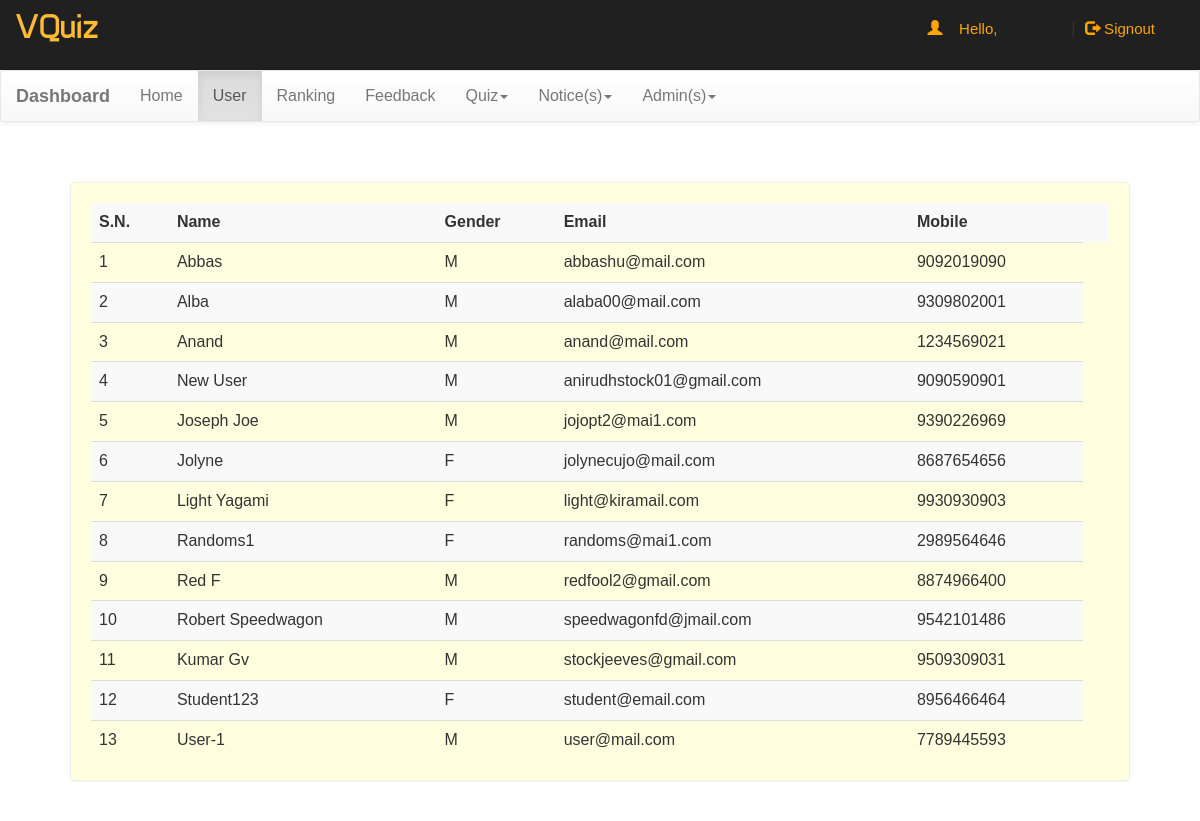
Page /dash.php?q=1 (signed in) on the committed database.
### tables this page shows
CREATE TABLE `user_mobile` (
  `email` varchar(100) NOT NULL,
  `mobileno` varchar(10) NOT NULL
);

CREATE TABLE `user` (
  `name` varchar(50) NOT NULL,
  `gender` varchar(5) NOT NULL,
  `email` varchar(50) NOT NULL,
  `password` varchar(50) NOT NULL
);

### dash.php (the view, shortened to what this page needs)
<!DOCTYPE html PUBLIC "-//W3C//DTD XHTML 1.0 Transitional//EN" "http://www.w3.org/TR/xhtml1/DTD/xhtml1-transitional.dtd">
<html xmlns="http://www.w3.org/1999/xhtml">
<head>
<link  rel="stylesheet" href="css/bootstrap.min.css"/>
 <link  rel="stylesheet" href="css/bootstrap-theme.min.css"/>
 <link rel="stylesheet" href="css/main.css">
 <link  rel="stylesheet" href="css/font.css">
</head>
<body>
<div class="header">
<div class="row">
<div class="col-lg-6">
<span class="logo">VQuiz</span></div>
<?php
 include_once 'dbConnection.php';
$uname=$_SESSION["uname"];
  if(!(isset($_SESSION['email']))){
header("location:index.php");
}
else
{
echo '<span class="pull-right top title1" ><span class="log1"><span class="glyphicon glyphicon-user" aria-hidden="true"></span>&nbsp;&nbsp;&nbsp;&nbsp;Hello,</span> <a href="dash.php" class="log log1">'.$uname.'</a>&nbsp;|&nbsp;<a href="logout.php?q=account.php" class="log"><span class="glyphicon glyphicon-log-out" aria-hidden="true"></span>&nbsp;Signout</button></a></span>';
}?>
</div></div>
<nav class="navbar navbar-default title1">
  <div class="container-fluid">
    <div class="navbar-header">
      <a class="navbar-brand" href="dash.php?q=0"><b>Dashboard</b></a>
    </div>
    <div class="collapse navbar-collapse" id="bs-example-navbar-collapse-1">
      <ul class="nav navbar-nav">
        <li <?php if(@$_GET['q']==0) echo'class="active"'; ?>><a href="dash.php?q=0">Home<span class="sr-only">(current)</span></a></li>
        <li <?php if(@$_GET['q']==1) echo'class="active"'; ?>><a href="dash.php?q=1">User</a></li>
		<li <?php if(@$_GET['q']==2) echo'class="active"'; ?>><a href="dash.php?q=2">Ranking</a></li>
		<li <?php if(@$_GET['q']==3) echo'class="active"'; ?>><a href="dash.php?q=3">Feedback</a></li>
        <li class="dropdown <?php if(@$_GET['q']==4 || @$_GET['q']==5) echo'active"'; ?>">
          <a href="#" class="dropdown-toggle" data-toggle="dropdown" role="button" aria-haspopup="true" aria-expanded="false">Quiz<span class="caret"></span></a>
          <li class="dropdown <?php if(@$_GET['q']==11 || @$_GET['q']==6) echo'active"'; ?>">
          <a href="#" class="dropdown-toggle" data-toggle="dropdown" role="button" aria-haspopup="true" aria-expanded="false">Notice(s)<span class="caret"></span></a>
          <?php
          if($uname=='admin01')
          {
            echo '
          <li class="dropdown ">
          <a href="#" class="dropdown-toggle" data-toggle="dropdown" role="button" aria-haspopup="true" aria-expanded="false">Admin(s)<span class="caret"></span></a>
          <ul class="dropdown-menu">
          <li><a href="dash.php?q=10">Add Admin(s)</a></li>
            <li><a href="dash.php?q=13">View Admin(s)</a></li></ul>';
          }
          else
            {
               echo '
          <li class="dropdown ">
          <a href="#" class="dropdown-toggle" data-toggle="dropdown" role="button" aria-haspopup="true" aria-expanded="false">Admin(s)<span class="caret"></span></a>
          <ul class="dropdown-menu">
            <li><a href="dash.php?q=13">View Admin(s)</a></li></ul>';
            }
            ?>
        </li>
      </ul>
          </div>
  </div>
</nav>
<div class="container">
<div class="row">
<div class="col-md-12">
<?php if(@$_GET['q']==1) {
$temp=$_SESSION['uname'];
$result = mysqli_query($con,"SELECT * FROM user inner join user_mobile on user.email=user_mobile.email ") or die('Error');
echo  '<div class="panel"><table class="table table-striped title1">
<tr><td><b>S.N.</b></td><td><b>Name</b></td><td><b>Gender</b></td><td><b>Email</b></td><td><b>Mobile</b></td><td></td></tr>';
$c=1;
if($temp=='admin01')
{
while($row = mysqli_fetch_array($result)) {
  $name = $row['name'];
  $mob = $row['mobileno'];
  $gender = $row['gender'];
  $email = $row['email'];
  echo '<tr><td>'.$c++.'</td><td>'.$name.'</td><td>'.$gender.'</td><td>'.$email.'</td><td>'.$mob.'</td>
  <td><a title="Delete User" href="update.php?demail='.$email.'"><b><span class="glyphicon glyphicon-trash" aria-hidden="true"></span></b></a></td></tr>';
}
$c=0;
echo '</table></div>';
}
else
{
while($row = mysqli_fetch_array($result)) {
  $name = $row['name'];
  $mob = $row['mobileno'];
  $gender = $row['gender'];
  $email = $row['email'];
  echo '<tr><td>'.$c++.'</td><td>'.$name.'</td><td>'.$gender.'</td><td>'.$email.'</td><td>'.$mob.'</td>
  </tr>';
}
echo '</table></div>';
}
}?>
</div></div>
</body>
</html>

### css/main.css (style rules this page uses)
html { height: 100%; }
body { overflow-x:hidden; width:100%; font: 15px "Century Gothic", "Times Roman", sans-serif; height:100%; background:#eee; background:url(../image/bg1.jpg); background-size: 100%; min-height:580px; }
.panel { border-color:#eee; background-color: lightyellow; margin:40px; padding:20px; font: 15px "Century Gothic", "Times Roman", sans-serif; }
.header { background:#202020; height:70px; }
.logo { font-family:'typo'; font-size:35px; color:#ffbb33; margin:15px; }
.title1 { font: 16px "Century Gothic", "Times Roman", sans-serif; }
.top { margin-top:20px; }
.log1 { font: 15px 'Ubuntu', sans-serif; color:orange; margin-left:10px; }
.log { margin:10px; margin-right:60px; margin-left:5px; color:orange; text-decoration:none; font-size:20px; font-size:15px; }

### rows in the picture
user_mobile: email.name "Abbas", email.gender "M", email "abbashu@mail.com", mobileno "9092019090"
user_mobile: email.name "Alba", email.gender "M", email "alaba00@mail.com", mobileno "9309802001"
user_mobile: email.name "Anand", email.gender "M", email "anand@mail.com", mobileno "1234569021"
user_mobile: email.name "New User", email.gender "M", email "anirudhstock01@gmail.com", mobileno "9090590901"
user_mobile: email.name "Joseph Joe", email.gender "M", email "jojopt2@mai1.com", mobileno "9390226969"
user_mobile: email.name "Jolyne", email.gender "F", email "jolynecujo@mail.com", mobileno "8687654656"
user_mobile: email.name "Light Yagami", email.gender "F", email "light@kiramail.com", mobileno "9930930903"
user_mobile: email.name "Randoms1", email.gender "F", email "randoms@mai1.com", mobileno "2989564646"
user_mobile: email.name "Red F", email.gender "M", email "redfool2@gmail.com", mobileno "8874966400"
user_mobile: email.name "Robert Speedwagon", email.gender "M", email "speedwagonfd@jmail.com", mobileno "9542101486"
user_mobile: email.name "Kumar Gv", email.gender "M", email "stockjeeves@gmail.com", mobileno "9509309031"
user_mobile: email.name "Student123", email.gender "F", email "student@email.com", mobileno "8956466464"
user_mobile: email.name "User-1", email.gender "M", email "user@mail.com", mobileno "7789445593"
